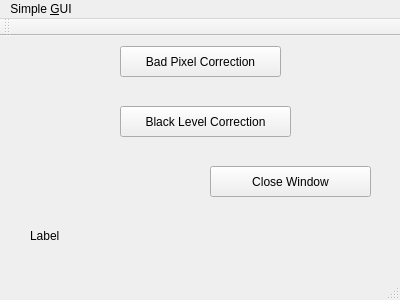
<?xml version="1.0" encoding="UTF-8"?>
<ui version="4.0">
 <class>MainWindow</class>
 <widget class="QMainWindow" name="MainWindow">
  <property name="geometry">
   <rect>
    <x>0</x>
    <y>0</y>
    <width>400</width>
    <height>300</height>
   </rect>
  </property>
  <property name="windowTitle">
   <string>MainWindow</string>
  </property>
  <widget class="QWidget" name="centralWidget">
   <widget class="QPushButton" name="bpc_button">
    <property name="geometry">
     <rect>
      <x>120</x>
      <y>10</y>
      <width>161</width>
      <height>31</height>
     </rect>
    </property>
    <property name="text">
     <string>Bad Pixel Correction</string>
    </property>
   </widget>
   <widget class="QPushButton" name="blc_button">
    <property name="geometry">
     <rect>
      <x>120</x>
      <y>70</y>
      <width>171</width>
      <height>31</height>
     </rect>
    </property>
    <property name="text">
     <string>Black Level Correction</string>
    </property>
   </widget>
   <widget class="QPushButton" name="closeButton">
    <property name="geometry">
     <rect>
      <x>210</x>
      <y>130</y>
      <width>161</width>
      <height>31</height>
     </rect>
    </property>
    <property name="text">
     <string>Close Window</string>
    </property>
   </widget>
   <widget class="QLabel" name="status">
    <property name="geometry">
     <rect>
      <x>30</x>
      <y>190</y>
      <width>63</width>
      <height>20</height>
     </rect>
    </property>
    <property name="text">
     <string>Label</string>
    </property>
   </widget>
  </widget>
  <widget class="QMenuBar" name="menuBar">
   <property name="geometry">
    <rect>
     <x>0</x>
     <y>0</y>
     <width>400</width>
     <height>25</height>
    </rect>
   </property>
   <widget class="QMenu" name="menuSimple_GUI">
    <property name="title">
     <string>Simple &amp;GUI</string>
    </property>
   </widget>
   <addaction name="menuSimple_GUI"/>
  </widget>
  <widget class="QToolBar" name="mainToolBar">
   <attribute name="toolBarArea">
    <enum>TopToolBarArea</enum>
   </attribute>
   <attribute name="toolBarBreak">
    <bool>false</bool>
   </attribute>
  </widget>
  <widget class="QStatusBar" name="statusBar"/>
 </widget>
 <layoutdefault spacing="6" margin="11"/>
 <resources/>
 <connections>
  <connection>
   <sender>closeButton</sender>
   <signal>clicked()</signal>
   <receiver>MainWindow</receiver>
   <slot>close()</slot>
   <hints>
    <hint type="sourcelabel">
     <x>338</x>
     <y>202</y>
    </hint>
    <hint type="destinationlabel">
     <x>283</x>
     <y>239</y>
    </hint>
   </hints>
  </connection>
  <connection>
   <sender>closeButton</sender>
   <signal>pressed()</signal>
   <receiver>MainWindow</receiver>
   <slot>show()</slot>
   <hints>
    <hint type="sourcelabel">
     <x>293</x>
     <y>190</y>
    </hint>
    <hint type="destinationlabel">
     <x>359</x>
     <y>224</y>
    </hint>
   </hints>
  </connection>
 </connections>
</ui>
